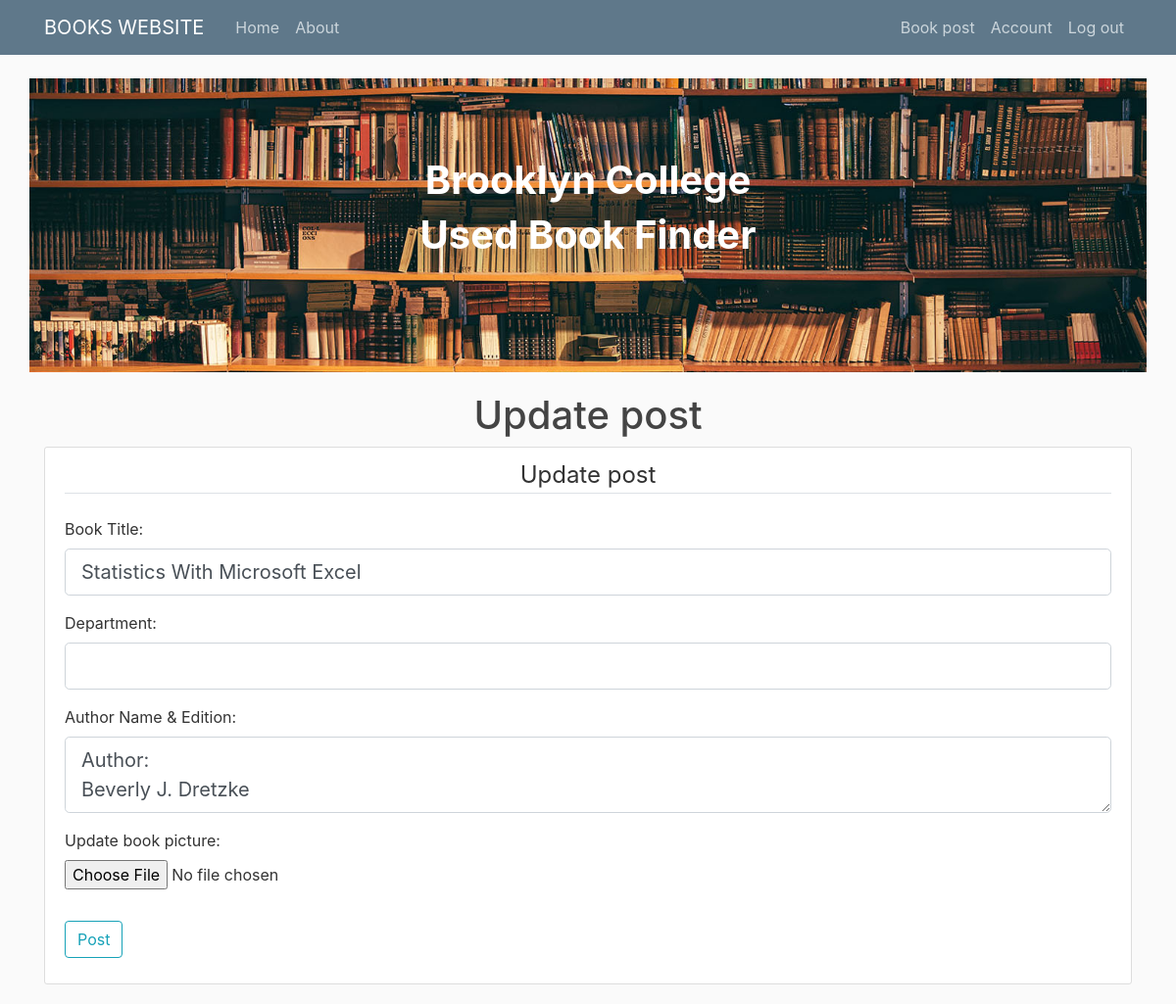
The app's page /post/2/update (signed in) with its own data.
### application.py (models this page shows, shortened)
class Post(db.Model):
    id = db.Column(db.Integer, primary_key=True)
    title = db.Column(db.String(100), nullable=False)
    department = db.Column(db.String(4), nullable=False)
    datePosted = db.Column(db.DateTime, nullable=False, default=datetime.now)
    imageFile = db.Column(db.String(20), nullable=False, default='img.jpg')
    content = db.Column(db.Text)
    user_id = db.Column(db.Integer, db.ForeignKey('user.id'), nullable=False)

### application.py (the view)
@app.route("/post/<int:post_id>/update", methods=["GET", "POST"])
@login_required
def update_post(post_id):
    post = Post.query.get_or_404(post_id)
    if post.author != current_user:
        abort(403)
    form = PostForm()
    if form.validate_on_submit():
        if form.picture.data:
            picture_file = save_picture(form.picture.data)
            post.imageFile = picture_file
        post.title = form.title.data
        post.content = form.content.data
        post.department = form.department.data
        db.session.commit()
        flash('Your post has been updated.', 'success')
        return redirect(url_for('post', post_id=post.id))
    elif request.method == "GET":
        form.title.data = post.title
        form.content.data = post.content
    return render_template("createPost.html", form=form, title='Update post', legend='Update post')

### application.py
class PostForm(FlaskForm):
    title = StringField('Book Title:', validators=[DataRequired()])
    department = StringField('Department:', validators=[DataRequired()])
    content = TextAreaField('Author Name & Edition:', validators=[DataRequired()])
    picture = FileField('Update book picture:', validators=[
        FileAllowed(['jpg', 'jpeg', 'png'])])
    submit = SubmitField('Post')

### application.py (called while the page is built)
@login_manager.user_loader
def load_user(user_id):
    return User.query.get(int(user_id))

### templates/createPost.html (shortened to what this page needs)
{% extends "layout.html" %}
{% block content %}
<h1 class="cCont">{{ title }}</h1>
<div class="content-section">
    <form action="" method="POST" enctype="multipart/form-data">
        <fieldset class="form-group">
            <legend class="border-bottom mb-4 cCont">{{ legend }}</legend>
            <div class="form-group">
                {{ form.title.label(class="form-control-label") }}
                {% if form.title.errors %}
                {{ form.title(class="form-control form-control-lg is-invalid") }}
                <div class="invalid-feedback">
                    {% for error in form.title.errors %}
                    <span>{{ error }}</span>
                    {% endfor %}
                </div>
                {% else %}
                {{ form.title(class="form-control form-control-lg") }}
                {% endif %}
            </div>
            <div class="form-group">
                {{ form.department.label(class="form-control-label") }}
                {% if form.department.errors %}
                {{ form.department(class="form-control form-control-lg is-invalid") }}
                <div class="invalid-feedback">
                    {% for error in form.department.errors %}
                    <span>{{ error }}</span>
                    {% endfor %}
                </div>
                {% else %}
                {{ form.department(class="form-control form-control-lg") }}
                {% endif %}
            </div>
            <div class="form-group">
                {{ form.content.label(class="form-control-label") }}
                {% if form.content.errors %}
                {{ form.content(class="form-control form-control-lg is-invalid") }}
                <div class="invalid-feedback">
                    {% for error in form.content.errors %}
                    <span>{{ error }}</span>
                    {% endfor %}
                </div>
                {% else %}
                {{ form.content(class="form-control form-control-lg") }}
                {% endif %}
            </div>
            <div class="form-group">
                {{ form.picture.label() }}
                {{ form.picture(class="form-control-file") }}
            </div>
        </fieldset>
        <div class="form-group">
            {{ form.submit(class="btn btn-outline-info") }}
        </div>
    </form>
</div>
{% endblock %}

### static/main.css (style rules this page uses)
body { background: #fafafa; color: #333333; margin-top: 5rem; }
h1, h2, h3, h4, h5, h6 { color: #444444; }
.content-section { background: #ffffff; padding: 10px 20px; border: 1px solid #dddddd; border-radius: 3px; margin-bottom: 20px; }
.cCont { text-align: center; }

### records on screen
Post: title "Statistics With Microsoft Excel", content "Author: Beverly J. Dretzke"

### other values on screen
{{ title }} "Update post"
{{ legend }} "Update post"
